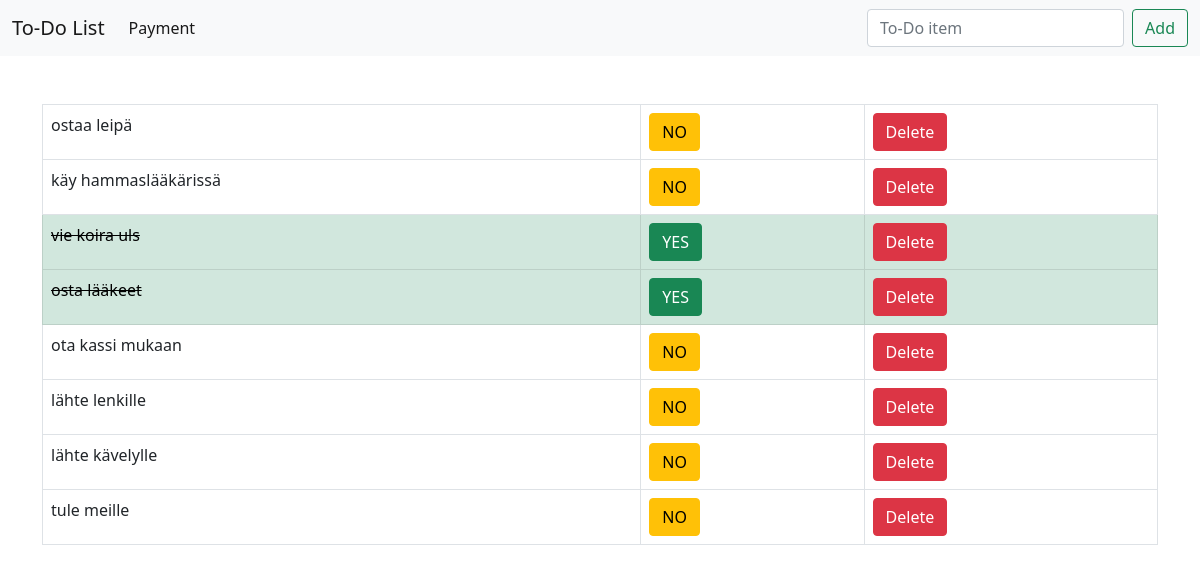
Before: / with the older database file.
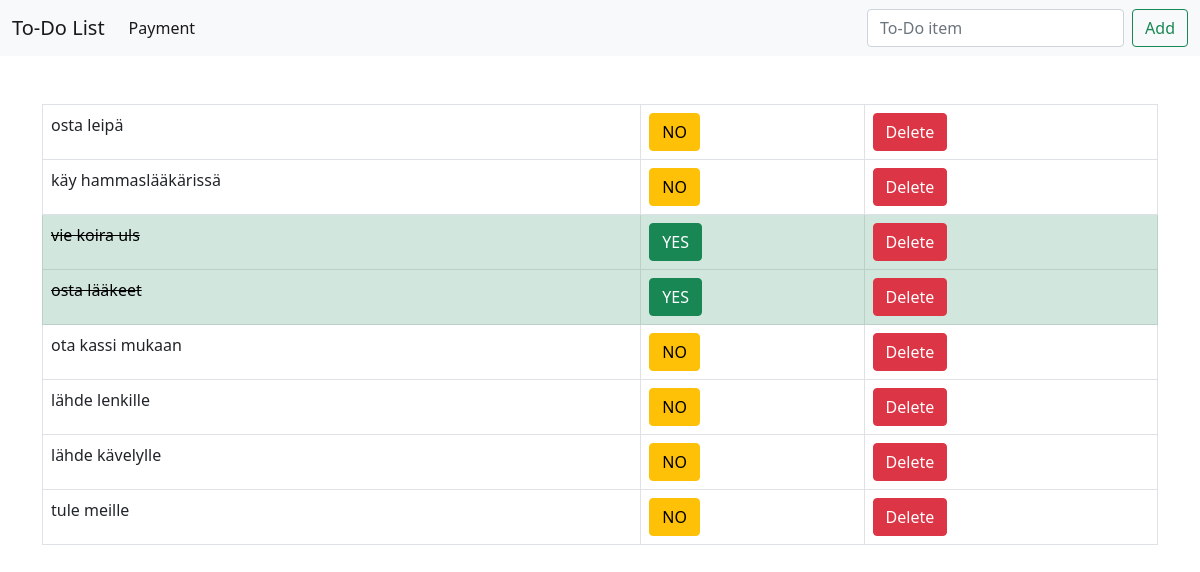
After: the same page with the newer database file.
### payment/models.py (models this page shows, shortened)
class List(models.Model):
    item = models.CharField(max_length=200)
    completed = models.BooleanField(default=False)

### payment/views.py (the view)
# urls.py: 2. Add a URL to urlpatterns:  path('', views.home, name='home')
def home(request):
    if request.method == 'POST':
        form = ListForms(request.POST or None)
        if form.is_valid():
            form.save()
            all_items = List.objects.all()
            messages.success(request,'Item Has Been Added To List!')
            return render(request,'home.html', {'all_items': all_items} )
    else:
        all_items = List.objects.all()
        return render(request, 'home.html', {'all_items': all_items})

### templates/home.html (shortened to what this page needs)
{% extends 'base.html' %}
{% block content %}
    {% if all_items %}
    <table class="table table-bordered">
        {% for items in all_items %}
            {% if items.completed %}
                 <tr class="table-success">
                   <td class="items_done">{{ items.item }}</td>
                   <td><a role="button" class="btn btn-success" href="{% url 'uncomplete' items.id %}">YES</a></td>
                   <td><a role="button" class="btn btn-danger" href="{% url 'delete' items.id %}">Delete</a></td>
                </tr>
            {% else %}
                <tr>
                   <td>{{ items.item }}</td>
                    <td><a role="button" class="btn btn-warning" href="{% url 'complete' items.id %}">NO</a></td>
                   <td><a role="button" class="btn btn-danger" href="{% url 'delete' items.id %}">Delete</a></td>
               </tr>
            {% endif %}
        {% endfor %}
    </table>
    {% endif %}
{% endblock %}

### templates/base.html (shortened to what this page needs)
{% load static %}
<!doctype html>
<html lang="en">
  <head>
    <link href="https://cdn.jsdelivr.net/npm/bootstrap@5.0.1/dist/css/bootstrap.min.css" rel="stylesheet">
    <link href="{%  static 'css/my_style.css' %}" rel="stylesheet">
  </head>
  <body>
  <nav class="navbar navbar-expand-lg navbar-light bg-light mb-5">
  <div class="container-fluid">
    <a class="navbar-brand" href="{% url 'home' %}">To-Do List</a>
    <div class="collapse navbar-collapse" id="navbarSupportedContent">
      <ul class="navbar-nav me-auto mb-2 mb-lg-0">
        <li class="nav-item">
          <a class="nav-link active" aria-current="page" href="{% url 'payments' %}">Payment</a>
        </li>
      </ul>
      <form class="d-flex form-inline" method="post">
        <input class="form-control me-2" type="text" placeholder="To-Do item" aria-label="todo item" name="item">
        <button class="btn btn-outline-success mx-lg-0" type="submit">Add</button>
      </form>
    </div>
  </div>
</nav>
  <div class="container">
   {% block content %}
   {% endblock %}
  </div>
  </body>
</html>

### static/css/my_style.css (style rules this page uses)
.items_done { text-decoration: line-through; }

Changed rows visible on the page:
changed List: item "ostaa leipä" → "osta leipä"
changed List: item "lähte lenkille" → "lähde lenkille"
changed List: item "lähte kävelylle" → "lähde kävelylle"
